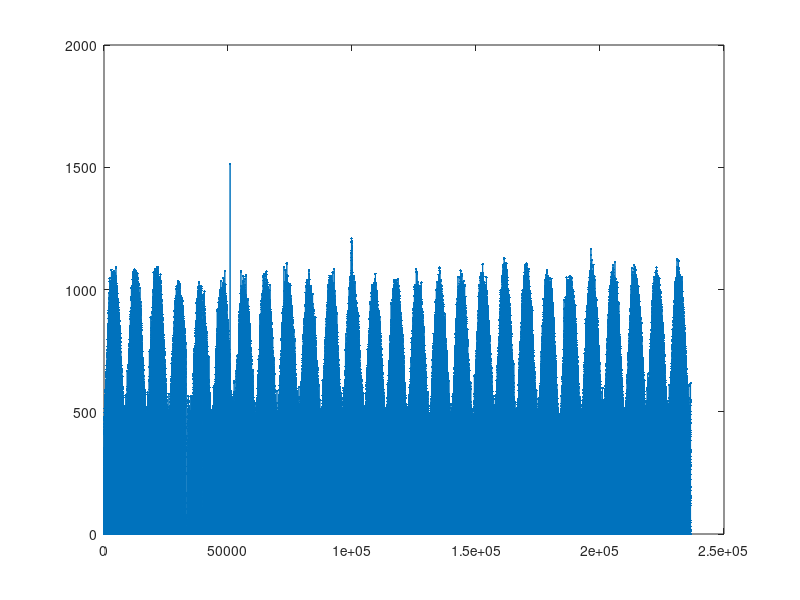
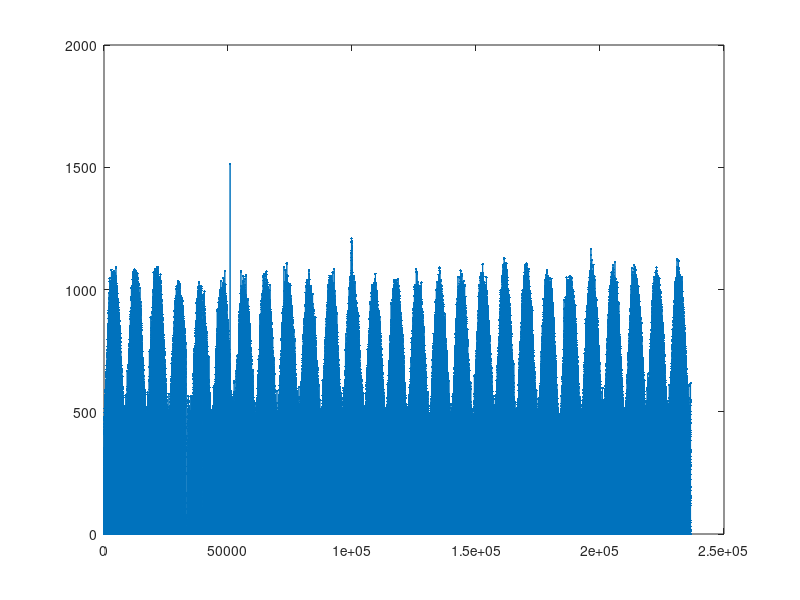
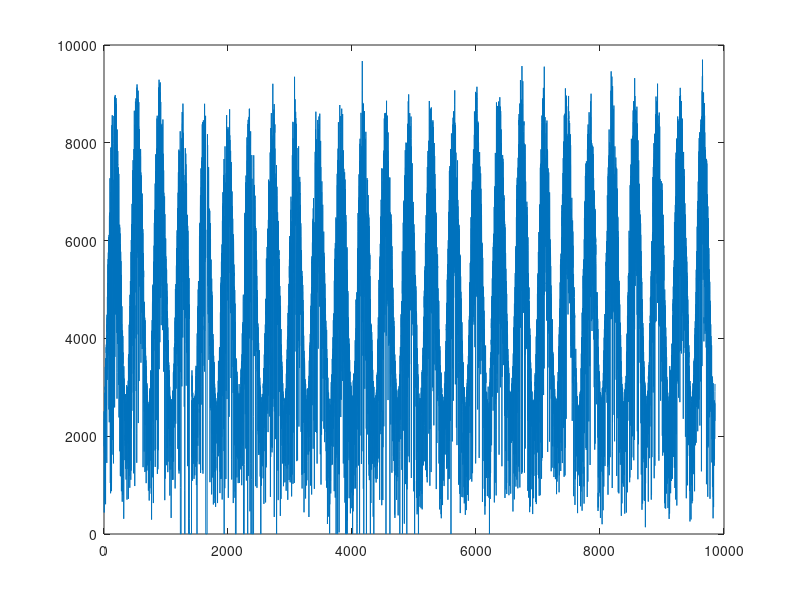
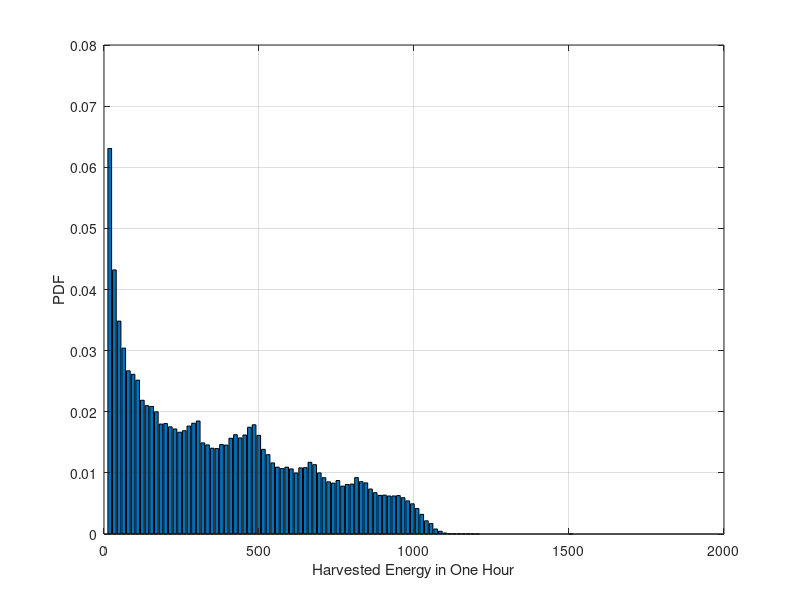

MATLAB code to generate these figures, in order:
clear all
close all
clc
%dat=[x0911(:,2:2:48); x9508_star(:,2:2:48)];
Cos = zeros(24,1);
f = @(x) cos(pi*(x-12)/12);
for i = 1:24
    Cos(i) = quad( f,i-1,i);
end
save Cos
load Cos
load('dat.mat');
value=dat;

[lx ly] = size(value);

Eseq = zeros(lx*ly,1);
for i = 1:lx
    for j = 1:ly
        Eseq((i-1)*24+j) = value(i,j);
        if ~( Eseq((i-1)*24+j) >= 0 && Eseq((i-1)*24+j) < 2000)
            Eseq((i-1)*24+j) = 0;
        end
    end
end
figure;
plot(Eseq,'.-')
A = zeros(365,1);
B = zeros(365,1);
Year27 = Eseq;
figure;
plot(Year27,'.-')
Year = reshape(Year27,365*24,27);
Day = reshape(Year27,24,365*27);
Day = sum(Day);
Day = Day';
figure;
plot(Day)

Hournewnozero = zeros(size(Year27));
count = 0;
for i = 1:365*27*24
    if Year27(i) > 10
        count = count + 1;
        Hournewnozero(count) = Year27(i);        
    end
end
Hournewnozero = Hournewnozero(1:count);
[h,center] = hist(Hournewnozero,100);
h = h/sum(h);
figure;
bar(center,h);
xlabel('Harvested Energy in One Hour');
ylabel('PDF');
grid on;
acch = zeros(size(h));
acch(1) = h(1);
for i = 2:length(h)
    acch(i) = acch(i-1) + h(i);
end
figure;
plot(center,acch,'.-');
xlabel('Harvested Energy in One Hour');
ylabel('CDF');
grid on;

Yearmax = max(Year,[],2);
figure;
plot(Yearmax,'.-')
xlabel('Hour');
ylabel('Maximal harvested energy');
% for i = 1+1:365*24-1
%     if Yearmax(i) > Yearmax(i-1)+500 && Yearmax(i) > 1.5 *Yearmax(i-1)
%         Yearmax(i) = (Yearmax(i-1) + Yearmax(i+1))/2;
%     end
% end
% syms a b
% for i = 1:365
%     Day = Yearmax((i-1)*24+1:i*24);
%     m = max(Day);
%     s = sum(Day);
%     fz = @(a) 2*(a*12/pi*sqrt(1-((m-a)/a)^2)+ (m-a)*12*acos(-(m-a)/a)) - s;
%     A(i) = fzero(fz,m);
%     B(i) = m - A(i);
% end
% A
% B
% figure;
% plot(A)
% figure;
% plot(B)
lat = 39.742*pi/180;
lon = 105.18;
D = 1:365;
Dangle = 2*pi*(D-1)/365;
E0 = 1.000110 + 0.034221*cos(Dangle) + 0.001280*sin(Dangle) + 0.000719*cos(2*Dangle) + 0.000077*sin(2*Dangle);
Theta = 0.006918 - 0.399912*cos(Dangle) + 0.070257*sin(Dangle) - 0.006758*cos(2*Dangle) + 0.000907*sin(2*Dangle) - 0.002697*cos(3*Dangle) + 0.00148*sin(3*Dangle);
Et = (0.000075 + 0.001868*cos(Dangle) - 0.032077*sin(Dangle) - 0.014615*cos(2*Dangle) - 0.04089*sin(2*Dangle))*229.18/60;
LAT = 4*(105-lon)/60 + Et;

n = 1:365;
ThetaC = 23.45* sin(2*pi*(284+n)/365)*pi/180;
Alpha = pi*(n-12)/12;
Sinh = zeros(365*24,1);
Sind = zeros(365,1);
for d = 1:365
    f = @(x) E0(d)*max(sin(lat)* sin(Theta(d)) + cos(lat)*cos(Theta(d))*cos(pi*(x-12)/12),0);
    for h = 1:24
        Sinh((d-1)*24+h) = integral(f,h-1 + LAT(d),h + LAT(d));        
    end
    Sind(d) = integral(f,0+ LAT(d),24+ LAT(d));
end
figure;
plot(Sinh,'.-');
xlabel('Hour');
ylabel('Energy that can be harvested');

L = length(Sinh);
NFFT = 2^nextpow2(L);
y = fft(Sinh,NFFT)/L;
Fs = 1;
f = Fs/2*linspace(0,1,NFFT/2+1);
figure;
plot(f,2*abs(y(1:NFFT/2+1)),'g') 
title('Single-Sided Amplitude Spectrum of y3(t)')
xlabel('Frequency (1/h)')
ylabel('|Y3(f)|')
grid on

Yearnew = zeros(size(Year));
Yearnew1 = zeros(size(Year));
Yearnew2 = zeros(size(Year));
NorSinh = zeros(size(Sinh));
for d = 1:365
    xx = Sinh((d-1)*24+1:d*24);
    NorSinh((d-1)*24+1:d*24) = xx/norm(xx);
end
Daynew = zeros(size(Day));
for i = 1:27
    Yearnew(:,i) = Year(:,i)./Sinh;
    Yearnew2(:,i) = Year(:,i)./Yearmax;    
    for d = 1:365
        Co = sum(Year((d-1)*24+1:d*24,i).*NorSinh((d-1)*24+1:d*24));
        Yearnew1((d-1)*24+1:d*24,i) = Year((d-1)*24+1:d*24,i) - Co*NorSinh((d-1)*24+1:d*24);
    end
    Daynew((i-1)*365+1:i*365) = Day((i-1)*365+1:i*365)./Sind;
end
figure;
plot(Daynew,'.-r');
xlabel('Day');
ylabel('E(d)/E_{max}(d)');

Daynewnozero = zeros(size(Daynew));
count = 0;
for i = 1:365*27
    if Daynew(i) > 10
        count = count + 1;
        Daynewnozero(count) = Daynew(i);        
    end
end
Daynewnozero = Daynewnozero(1:count);
[h,center] = hist(Daynewnozero,100);
h = h/sum(h);
figure;
bar(center,h);
xlabel('Harvested Energy in One Day');
ylabel('PDF');
grid on;

acch = zeros(size(h));
acch(1) = h(1);
for i = 2:length(h)
    acch(i) = acch(i-1) + h(i);
end
figure;
plot(center,acch,'.-');
xlabel('Harvested Energy in One Day');
ylabel('CDF');
grid on;

Year27new = reshape(Yearnew,27*365*24,1);
Year27new1 = reshape(Yearnew1,27*365*24,1);
Year27new2 = reshape(Yearnew2,27*365*24,1);
for i = 1:27*365*24
    if  Year27new(i) > 2e3
        Year27new(i) = 0;
    end
    if ~(Year27new2(i) >= 0 && Year27new2(i) <= 1)
        Year27new2(i) = 0;
    end
end

figure;
plot(Year27new,'.-')
xlabel('Hour')
ylabel('E(t)/E_{max}(t)')

figure;
plot(Year27new2,'.b')
xlabel('Hour')
ylabel('E(t)/E_{max1}(t)')

figure;
plot(Year27new1,'.g')
xlabel('Hour')
ylabel('E(t) - E(t)(E(t)* v(t))')

L = length(Year27new);
NFFT = 2^nextpow2(L);
y = fft(Year27new,NFFT)/L;
Fs = 1;
f = Fs/2*linspace(0,1,NFFT/2+1);
figure;
plot(f,2*abs(y(1:NFFT/2+1))) 
title('Single-Sided Amplitude Spectrum of y1(t)')
xlabel('Frequency (1/h)')
ylabel('|Y1(f)|')
grid on

y = fft(Year27new1,NFFT)/L;
Fs = 1;
f = Fs/2*linspace(0,1,NFFT/2+1);
figure;
plot(f,2*abs(y(1:NFFT/2+1)),'g') 
title('Single-Sided Amplitude Spectrum of y2(t)')
xlabel('Frequency (1/h)')
ylabel('|Y2(f)|')
grid on


